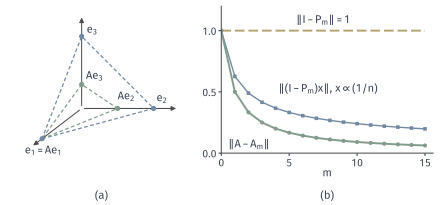

Here is the Python script that generated this plot:
from pathlib import Path
import sys
ROOT = next(p for p in Path(__file__).resolve().parents if (p/"build.sh").is_file() and (p/"tex/book.tex").is_file())
sys.path.insert(0, str(ROOT/"figures/00-shared/mathematical-preliminaries-upper/00-shared/comprehension-figures"))
from support import figure, save, BLUE, GREEN, YELLOW, RED, PURPLE, INK, MUTED, GRID, BLUE_FILL, GREEN_FILL, YELLOW_FILL, RED_FILL, PURPLE_FILL
import numpy as np
from matplotlib.colors import LinearSegmentedColormap
from matplotlib.patches import Rectangle, Ellipse, Circle

# (a) 斜投影画出 e1,e2,e3 及其在 A(x_n)=(x_n/n) 下的像；(b) 截断误差随保留坐标数 m 变化。
fig, axes = figure(width_mm=112, height_mm=52, ncols=2, width_ratios=[1, 1.15])
fig.set_layout_engine(None)
fig.subplots_adjust(left=.02, right=.985, top=.97, bottom=.25, wspace=.14)
a, b = axes
def P(x, y, z):  # 斜投影：e1 朝左下，e2 朝右，e3 朝上
    return np.array([y - .55*x, z - .42*x])
O = P(0, 0, 0)
a.set_xlim(-.95, 1.5); a.set_ylim(-.62, 1.42); a.set_aspect('equal'); a.axis('off')
for v, lab, pos in ((( 1.28, 0, 0), '', None), ((0, 1.35, 0), '', None), ((0, 0, 1.3), '', None)):
    q = P(*v)
    a.annotate('', xy=q, xytext=O, arrowprops=dict(arrowstyle='-|>', lw=.75, color='#4C4D4F', mutation_scale=7))
E1, E2, E3 = P(1, 0, 0), P(0, 1, 0), P(0, 0, 1)
A1, A2, A3 = E1, P(0, .5, 0), P(0, 0, 1/3)
tri = np.array([E1, E2, E3, E1]); a.plot(tri[:, 0], tri[:, 1], color=BLUE, lw=.9, ls=(0, (3, 2)))
tr2 = np.array([A1, A2, A3, A1]); a.plot(tr2[:, 0], tr2[:, 1], color=GREEN, lw=.9, ls=(0, (3, 2)))
for q, c, t, off, ha in ((E2, BLUE, '$e_2$', (.04, .05), 'left'), (E3, BLUE, '$e_3$', (.07, 0), 'left')):
    a.plot(*q, 'o', ms=3.8, color=c, mew=0, zorder=5); a.text(q[0]+off[0], q[1]+off[1], t, ha=ha, va='bottom')
a.plot(*A1, 'o', ms=3.8, color=BLUE, mew=0, zorder=5); a.text(A1[0]+.02, A1[1]-.09, '$e_1=Ae_1$', ha='center', va='top')
for q, t, off in ((A2, '$Ae_2$', (.0, .08)), (A3, '$Ae_3$', (.06, .03))):
    a.plot(*q, 'o', ms=3.8, color=GREEN, mew=0, zorder=5); a.text(q[0]+off[0], q[1]+off[1], t, ha='left', va='bottom')
m = np.arange(0, 16)
sum_ = np.pi**2/6
tail = np.sqrt([1-sum(1/i**2 for i in range(1, k+1))/sum_ for k in m])
b.plot(m, np.ones_like(m, float), color=YELLOW, lw=1.4, ls=(0, (5, 2)))
b.plot(m, tail, 's-', color=BLUE, lw=1.0, ms=2.6, mew=0)
b.plot(m, 1/(m+1), 'o-', color=GREEN, lw=1.4, ms=3, mew=0)
b.set_xlim(0, 15.6); b.set_ylim(0, 1.2); b.set_xticks([0, 5, 10, 15]); b.set_yticks([0, .5, 1]); b.set_xlabel('$m$', labelpad=0)
b.tick_params(length=2, pad=1.5)
b.text(5.5, 1.04, r'$\|I-P_m\|=1$', ha='left', va='bottom')
b.text(4.2, .47, r'$\|(I-P_m)x\|$, $x\propto(1/n)$', ha='left', va='bottom')
b.text(.5, .025, r'$\|A-A_m\|$', ha='left', va='bottom')
for ax, s in zip(axes, '(a) (b)'.split()):
    q = ax.get_position(); fig.text((q.x0+q.x1)/2, .015, s, ha='center', va='bottom')
save(fig, Path(__file__).resolve().parent, 'figure', {'formula': 'A(x_n)=(x_n/n); ||I-P_m||=1; ||A-A_m||=1/(m+1); x_n=sqrt(6)/(pi n)'})
